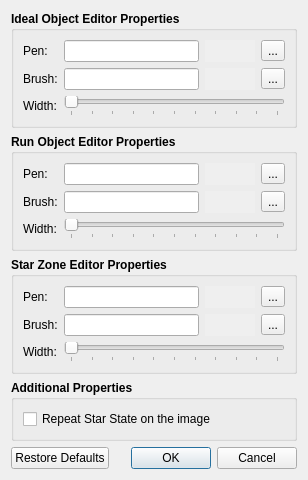
<?xml version="1.0" encoding="UTF-8"?>
<ui version="4.0">
 <class>MarkupEditorPropertiesDialog</class>
 <widget class="QDialog" name="MarkupEditorPropertiesDialog">
  <property name="geometry">
   <rect>
    <x>0</x>
    <y>0</y>
    <width>308</width>
    <height>463</height>
   </rect>
  </property>
  <property name="windowTitle">
   <string>Editor Properties</string>
  </property>
  <layout class="QVBoxLayout" name="mainLayout">
   <item>
    <widget class="QGroupBox" name="idealObjectGroupBox">
     <property name="font">
      <font>
       <weight>75</weight>
       <bold>true</bold>
      </font>
     </property>
     <property name="title">
      <string>Ideal Object Editor Properties</string>
     </property>
     <layout class="QFormLayout" name="formLayout">
      <item row="0" column="0">
       <widget class="QLabel" name="idealObjectPenLabel">
        <property name="font">
         <font>
          <weight>50</weight>
          <bold>false</bold>
         </font>
        </property>
        <property name="text">
         <string>Pen:</string>
        </property>
       </widget>
      </item>
      <item row="0" column="1">
       <layout class="QHBoxLayout" name="idealObjectPenLayout">
        <item>
         <widget class="QLineEdit" name="idealObjectPenLine">
          <property name="font">
           <font>
            <weight>50</weight>
            <bold>false</bold>
           </font>
          </property>
          <property name="readOnly">
           <bool>true</bool>
          </property>
         </widget>
        </item>
        <item>
         <widget class="QLabel" name="idealObjectPenPreview">
          <property name="minimumSize">
           <size>
            <width>50</width>
            <height>0</height>
           </size>
          </property>
          <property name="autoFillBackground">
           <bool>true</bool>
          </property>
         </widget>
        </item>
        <item>
         <widget class="QToolButton" name="chooseIdealObjectPenButton">
          <property name="font">
           <font>
            <weight>50</weight>
            <bold>false</bold>
           </font>
          </property>
          <property name="text">
           <string>...</string>
          </property>
         </widget>
        </item>
       </layout>
      </item>
      <item row="1" column="0">
       <widget class="QLabel" name="idealObjectBrushLabel">
        <property name="font">
         <font>
          <weight>50</weight>
          <bold>false</bold>
         </font>
        </property>
        <property name="text">
         <string>Brush:</string>
        </property>
       </widget>
      </item>
      <item row="1" column="1">
       <layout class="QHBoxLayout" name="idealObjectBrushLayout">
        <item>
         <widget class="QLineEdit" name="idealObjectBrushLine">
          <property name="font">
           <font>
            <weight>50</weight>
            <bold>false</bold>
           </font>
          </property>
          <property name="readOnly">
           <bool>true</bool>
          </property>
         </widget>
        </item>
        <item>
         <widget class="QLabel" name="idealObjectBrushPreview">
          <property name="minimumSize">
           <size>
            <width>50</width>
            <height>0</height>
           </size>
          </property>
          <property name="autoFillBackground">
           <bool>true</bool>
          </property>
         </widget>
        </item>
        <item>
         <widget class="QToolButton" name="chooseIdealObjectBrushButton">
          <property name="font">
           <font>
            <weight>50</weight>
            <bold>false</bold>
           </font>
          </property>
          <property name="text">
           <string>...</string>
          </property>
         </widget>
        </item>
       </layout>
      </item>
      <item row="2" column="0">
       <widget class="QLabel" name="idealObjectWidthLabel">
        <property name="font">
         <font>
          <weight>50</weight>
          <bold>false</bold>
         </font>
        </property>
        <property name="text">
         <string>Width:</string>
        </property>
       </widget>
      </item>
      <item row="2" column="1">
       <widget class="QSlider" name="idealObjectWidthSlider">
        <property name="maximum">
         <number>10</number>
        </property>
        <property name="pageStep">
         <number>1</number>
        </property>
        <property name="orientation">
         <enum>Qt::Horizontal</enum>
        </property>
        <property name="tickPosition">
         <enum>QSlider::TicksBelow</enum>
        </property>
       </widget>
      </item>
     </layout>
    </widget>
   </item>
   <item>
    <widget class="QGroupBox" name="runObjectGroupBox">
     <property name="font">
      <font>
       <weight>75</weight>
       <bold>true</bold>
      </font>
     </property>
     <property name="title">
      <string>Run Object Editor Properties</string>
     </property>
     <layout class="QFormLayout" name="formLayout_2">
      <item row="0" column="0">
       <widget class="QLabel" name="runObjectPenLabel">
        <property name="font">
         <font>
          <weight>50</weight>
          <bold>false</bold>
         </font>
        </property>
        <property name="text">
         <string>Pen:</string>
        </property>
       </widget>
      </item>
      <item row="0" column="1">
       <layout class="QHBoxLayout" name="runObjectPenLayout">
        <item>
         <widget class="QLineEdit" name="runObjectPenLine">
          <property name="font">
           <font>
            <weight>50</weight>
            <bold>false</bold>
           </font>
          </property>
          <property name="readOnly">
           <bool>true</bool>
          </property>
         </widget>
        </item>
        <item>
         <widget class="QLabel" name="runObjectPenPreview">
          <property name="minimumSize">
           <size>
            <width>50</width>
            <height>0</height>
           </size>
          </property>
          <property name="autoFillBackground">
           <bool>true</bool>
          </property>
         </widget>
        </item>
        <item>
         <widget class="QToolButton" name="chooseRunObjectPenButton">
          <property name="font">
           <font>
            <weight>50</weight>
            <bold>false</bold>
           </font>
          </property>
          <property name="text">
           <string>...</string>
          </property>
         </widget>
        </item>
       </layout>
      </item>
      <item row="1" column="0">
       <widget class="QLabel" name="runObjectBrushLabel">
        <property name="font">
         <font>
          <weight>50</weight>
          <bold>false</bold>
         </font>
        </property>
        <property name="text">
         <string>Brush:</string>
        </property>
       </widget>
      </item>
      <item row="1" column="1">
       <layout class="QHBoxLayout" name="runObjectBrushLayout">
        <item>
         <widget class="QLineEdit" name="runObjectBrushLine">
          <property name="font">
           <font>
            <weight>50</weight>
            <bold>false</bold>
           </font>
          </property>
          <property name="readOnly">
           <bool>true</bool>
          </property>
         </widget>
        </item>
        <item>
         <widget class="QLabel" name="runObjectBrushPreview">
          <property name="minimumSize">
           <size>
            <width>50</width>
            <height>0</height>
           </size>
          </property>
          <property name="autoFillBackground">
           <bool>true</bool>
          </property>
         </widget>
        </item>
        <item>
         <widget class="QToolButton" name="chooseRunObjectBrushButton">
          <property name="font">
           <font>
            <weight>50</weight>
            <bold>false</bold>
           </font>
          </property>
          <property name="text">
           <string>...</string>
          </property>
         </widget>
        </item>
       </layout>
      </item>
      <item row="2" column="0">
       <widget class="QLabel" name="runObjectWidthLabel">
        <property name="font">
         <font>
          <weight>50</weight>
          <bold>false</bold>
         </font>
        </property>
        <property name="text">
         <string>Width:</string>
        </property>
       </widget>
      </item>
      <item row="2" column="1">
       <widget class="QSlider" name="runObjectWidthSlider">
        <property name="maximum">
         <number>10</number>
        </property>
        <property name="pageStep">
         <number>1</number>
        </property>
        <property name="orientation">
         <enum>Qt::Horizontal</enum>
        </property>
        <property name="tickPosition">
         <enum>QSlider::TicksBelow</enum>
        </property>
       </widget>
      </item>
     </layout>
    </widget>
   </item>
   <item>
    <widget class="QGroupBox" name="starZoneGroupBox">
     <property name="font">
      <font>
       <weight>75</weight>
       <bold>true</bold>
      </font>
     </property>
     <property name="title">
      <string>Star Zone Editor Properties</string>
     </property>
     <layout class="QFormLayout" name="formLayout_3">
      <item row="0" column="0">
       <widget class="QLabel" name="starZonePenLabel">
        <property name="font">
         <font>
          <weight>50</weight>
          <bold>false</bold>
         </font>
        </property>
        <property name="text">
         <string>Pen:</string>
        </property>
       </widget>
      </item>
      <item row="0" column="1">
       <layout class="QHBoxLayout" name="starZonePenLayout">
        <item>
         <widget class="QLineEdit" name="starZonePenLine">
          <property name="font">
           <font>
            <weight>50</weight>
            <bold>false</bold>
           </font>
          </property>
          <property name="readOnly">
           <bool>true</bool>
          </property>
         </widget>
        </item>
        <item>
         <widget class="QLabel" name="starZonePenPreview">
          <property name="minimumSize">
           <size>
            <width>50</width>
            <height>0</height>
           </size>
          </property>
          <property name="autoFillBackground">
           <bool>true</bool>
          </property>
         </widget>
        </item>
        <item>
         <widget class="QToolButton" name="chooseStarZonePenButton">
          <property name="font">
           <font>
            <weight>50</weight>
            <bold>false</bold>
           </font>
          </property>
          <property name="text">
           <string>...</string>
          </property>
         </widget>
        </item>
       </layout>
      </item>
      <item row="1" column="0">
       <widget class="QLabel" name="starZoneBrushLabel">
        <property name="font">
         <font>
          <weight>50</weight>
          <bold>false</bold>
         </font>
        </property>
        <property name="text">
         <string>Brush:</string>
        </property>
       </widget>
      </item>
      <item row="1" column="1">
       <layout class="QHBoxLayout" name="starZoneBrushLayout">
        <item>
         <widget class="QLineEdit" name="starZoneBrushLine">
          <property name="font">
           <font>
            <weight>50</weight>
            <bold>false</bold>
           </font>
          </property>
          <property name="readOnly">
           <bool>true</bool>
          </property>
         </widget>
        </item>
        <item>
         <widget class="QLabel" name="starZoneBrushPreview">
          <property name="minimumSize">
           <size>
            <width>50</width>
            <height>0</height>
           </size>
          </property>
          <property name="autoFillBackground">
           <bool>true</bool>
          </property>
         </widget>
        </item>
        <item>
         <widget class="QToolButton" name="chooseStarZoneBrushButton">
          <property name="font">
           <font>
            <weight>50</weight>
            <bold>false</bold>
           </font>
          </property>
          <property name="text">
           <string>...</string>
          </property>
         </widget>
        </item>
       </layout>
      </item>
      <item row="2" column="0">
       <widget class="QLabel" name="starZoneWidthLabel">
        <property name="font">
         <font>
          <weight>50</weight>
          <bold>false</bold>
         </font>
        </property>
        <property name="text">
         <string>Width:</string>
        </property>
       </widget>
      </item>
      <item row="2" column="1">
       <widget class="QSlider" name="starZoneWidthSlider">
        <property name="maximum">
         <number>10</number>
        </property>
        <property name="pageStep">
         <number>1</number>
        </property>
        <property name="orientation">
         <enum>Qt::Horizontal</enum>
        </property>
        <property name="tickPosition">
         <enum>QSlider::TicksBelow</enum>
        </property>
       </widget>
      </item>
     </layout>
    </widget>
   </item>
   <item>
    <widget class="QGroupBox" name="additionalGroupBox">
     <property name="font">
      <font>
       <weight>75</weight>
       <bold>true</bold>
      </font>
     </property>
     <property name="title">
      <string>Additional Properties</string>
     </property>
     <layout class="QVBoxLayout" name="additionalLayout">
      <item>
       <widget class="QCheckBox" name="repeatStarCheckBox">
        <property name="font">
         <font>
          <weight>50</weight>
          <bold>false</bold>
         </font>
        </property>
        <property name="text">
         <string>Repeat Star State on the image</string>
        </property>
       </widget>
      </item>
     </layout>
    </widget>
   </item>
   <item>
    <widget class="QDialogButtonBox" name="buttonBox">
     <property name="standardButtons">
      <set>QDialogButtonBox::Cancel|QDialogButtonBox::Ok|QDialogButtonBox::RestoreDefaults</set>
     </property>
    </widget>
   </item>
  </layout>
 </widget>
 <resources/>
 <connections/>
</ui>
